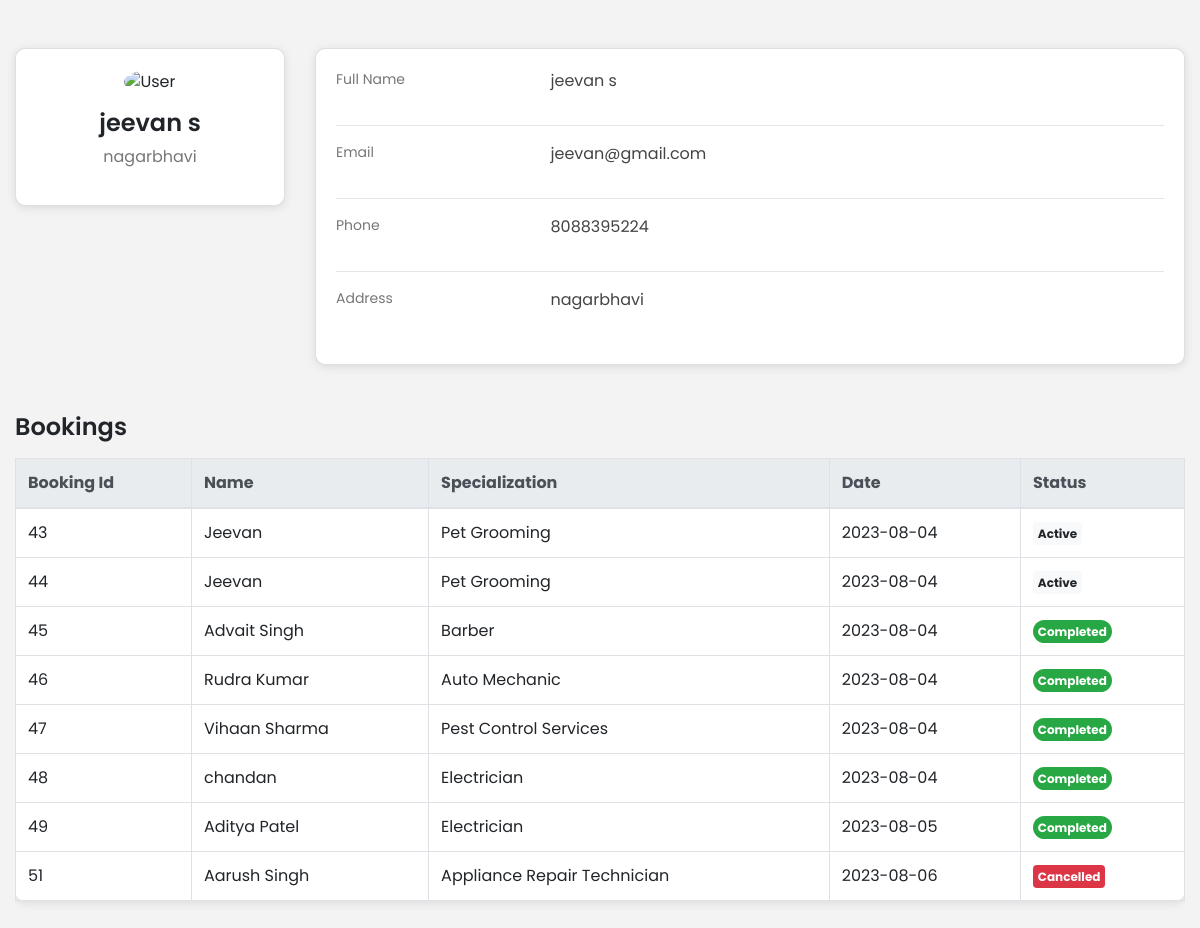
/customerpro.php (signed in), run on the app's committed database.
### tables this page shows
CREATE TABLE `customers` (
  `id` int(10) UNSIGNED NOT NULL,
  `name` varchar(255) NOT NULL,
  `email` varchar(255) NOT NULL,
  `phone_number` varchar(20) NOT NULL,
  `date_of_birth` date NOT NULL,
  `address` varchar(255) NOT NULL
);

CREATE TABLE `bookings` (
  `booking_id` int(11) NOT NULL,
  `worker_id` int(10) UNSIGNED DEFAULT NULL,
  `customer_id` int(10) UNSIGNED DEFAULT NULL,
  `booking_date` date DEFAULT NULL,
  `status` varchar(50) NOT NULL DEFAULT 'Pending'
);

CREATE TABLE `employees` (
  `id` int(10) UNSIGNED NOT NULL,
  `name` varchar(255) NOT NULL,
  `email` varchar(255) NOT NULL,
  `phone_number` varchar(20) DEFAULT NULL,
  `date_of_birth` date DEFAULT NULL,
  `gender` varchar(255) DEFAULT NULL,
  `address` varchar(255) DEFAULT NULL,
  `service_cost` decimal(10,2) DEFAULT NULL,
  `specialization` varchar(255) DEFAULT NULL,
  `photo` varchar(255) DEFAULT NULL,
  `earnings` decimal(10,2) NOT NULL DEFAULT 0.00
);

### customerpro.php (the view, shortened to what this page needs)
<?php
$servername = "localhost";
$username = "root";
$password = "";
$dbname = "new";
$conn = new mysqli($servername, $username, $password, $dbname);
$user_id = $_SESSION['customer_id'];
$sql = "SELECT name, email, phone_number, address FROM customers WHERE id = $user_id";
$result = $conn->query($sql);
if ($result && $result->num_rows > 0) {
    $user = $result->fetch_assoc();
} else {
    $user = null;
}
?>
<!DOCTYPE html>
<html lang="en">
<head>
    <link href="https://stackpath.bootstrapcdn.com/bootstrap/4.4.1/css/bootstrap.min.css" rel="stylesheet">
</head>
<body>
    <div class="container-fluid py-5">
        <div class="row">
            <div class="col-md-3">
                <div class="card profile-card">
                    <div class="card-body text-center profile-info">
                        <img src="https://bootdey.com/img/Content/avatar/avatar7.png" alt="User"
                            class="profile-image">
                        <h4 class="profile-name"><?php echo $user['name']; ?></h4>
                        <p class="profile-address"><?php echo $user['address']; ?></p>
                    </div>
                </div>
            </div>
            <div class="col-md-9">
                <div class="card profile-card">
                    <div class="card-body profile-info">
                        <?php if ($user) { ?>
                            <div class="profile-details">
                                <div class="row">
                                    <div class="col-sm-3 profile-label">Full Name</div>
                                    <div class="col-sm-9 profile-value"><?php echo $user['name']; ?></div>
                                </div>
                             </div>
                             <hr>
                                <div class="profile-details">
                                    <div class="row">
                                        <div class="col-sm-3 profile-label">Email</div>
                                        <div class="col-sm-9 profile-value"><?php echo $user['email']; ?></div>
                                    </div>
                                </div>
                                <hr>
                               <div class="profile-details">
                               <div class="row">
                                    <div class="col-sm-3 profile-label">Phone</div>
                                    <div class="col-sm-9 profile-value"><?php echo $user['phone_number']; ?></div>
                                </div>
                               </div>
                                <hr>
                                <div class="profile-details" >
                                    <div class="row">
                                        <div class="col-sm-3 profile-label">Address</div>
                                        <div class="col-sm-9 profile-value"><?php echo $user['address']; ?></div>
                                    </div>
                                </div>
                        <?php } else { ?>
                            <p class="text-muted">No user details found.</p>
                        <?php } ?>
                    </div>
                </div>
            </div>
        </div>
        <h3 class="bookings-title mt-5 mb-3">Bookings</h3>
        <div class="table-responsive">
            <table class="table table-bordered">
                <thead class="thead-light">
                    <tr>
                        <th>Booking Id</th>
                        <th>Name</th>
                        <th>Specialization</th>
                        <th>Date</th>
                        <th>Status</th>
                    </tr>
                </thead>
                <tbody>
                    <tbody>
                        <?php
                        $servername = "localhost";
                        $username = "root";
                        $password = "";
                        $dbname = "new";
                        $conn = new mysqli($servername, $username, $password, $dbname);
                        $user_id = $_SESSION['customer_id'];
                        $sql = "SELECT bookings.booking_id, employees.name, employees.specialization, bookings.booking_date, bookings.status
                                FROM bookings
                                INNER JOIN employees ON bookings.worker_id = employees.id
                                WHERE bookings.customer_id = ?";
                        $stmt = $conn->prepare($sql);
                        $stmt->bind_param("i", $user_id);
                        $stmt->execute();
                        $result = $stmt->get_result();
                        if ($result && $result->num_rows > 0) {
                            while ($row = $result->fetch_assoc()) {
                        ?>
                                <tr>
                                    <td><?php echo $row["booking_id"]; ?></td>
                                    <td><?php echo $row["name"]; ?></td>
                                    <td><?php echo $row["specialization"]; ?></td>
                                    <td><?php echo $row["booking_date"]; ?></td>
                                    <td>
                                        <?php
                                        if ($row["status"] === "Complete") {
                                            echo '<span class="badge badge-success rounded-pill d-inline">Completed</span>';
                                        } elseif ($row["status"] === "Accept") {
                                            echo '<span class="badge badge-secondary d-inline">On the Way</span>';
                                        } elseif ($row["status"] === 'Pending'){
                                            echo '<span class="badge badge-light d-inline">Active</span>';
                                        }elseif ($row["status"] === 'Cancel'){
                                            echo '<span class="badge badge-danger d-inline">Cancelled</span>';
                                        }
                                        ?>
                                    </td>
                                </tr>
                        <?php
                            }
                        } else {
                            echo '<tr><td colspan="5">No bookings found.</td></tr>';
                        }
                        ?>
                    </tbody>
                </table>
            </div>
        </div>
</body>
</html>

### customerpro.php (style rules this page uses)
body { font-family: 'Poppins', sans-serif; background-color: #f3f3f3; }
.profile-card { background-color: #ffffff; border-radius: 10px; box-shadow: 0px 2px 10px rgba(0, 0, 0, 0.1); }
.profile-image { width: 150px; height: 150px; object-fit: cover; border-radius: 50%; }
.profile-name { font-size: 1.5rem; font-weight: 600; margin-top: 15px; }
.profile-address { font-size: 1rem; color: #777; }
.profile-info { padding: 20px; }
.profile-details { margin-bottom: 2rem; }
.profile-label { font-size: 0.875rem; color: #777; }
.profile-value { font-size: 1rem; color: #444; }
.bookings-title { font-size: 1.5rem; font-weight: 600; margin-top: 2rem; }
.table { background-color: #ffffff; border-radius: 10px; box-shadow: 0px 2px 10px rgba(0, 0, 0, 0.1); }

### data on the page
customers: name "jeevan s", address "nagarbhavi", email "jeevan@gmail.com", phone_number "8088395224"
bookings: booking_id "43", worker.name "Jeevan", worker.specialization "Pet Grooming", booking_date "2023-08-04", status "Active"
bookings: booking_id "44", worker.name "Jeevan", worker.specialization "Pet Grooming", booking_date "2023-08-04", status "Active"
bookings: booking_id "45", worker.name "Advait Singh", worker.specialization "Barber", booking_date "2023-08-04", status "Completed"
bookings: booking_id "46", worker.name "Rudra Kumar", worker.specialization "Auto Mechanic", booking_date "2023-08-04", status "Completed"
bookings: booking_id "47", worker.name "Vihaan Sharma", worker.specialization "Pest Control Services", booking_date "2023-08-04", status "Completed"
bookings: booking_id "48", worker.name "chandan", worker.specialization "Electrician", booking_date "2023-08-04", status "Completed"
bookings: booking_id "49", worker.name "Aditya Patel", worker.specialization "Electrician", booking_date "2023-08-05", status "Completed"
bookings: booking_id "51", worker.name "Aarush Singh", worker.specialization "Appliance Repair Technician", booking_date "2023-08-06", status "Cancelled"
